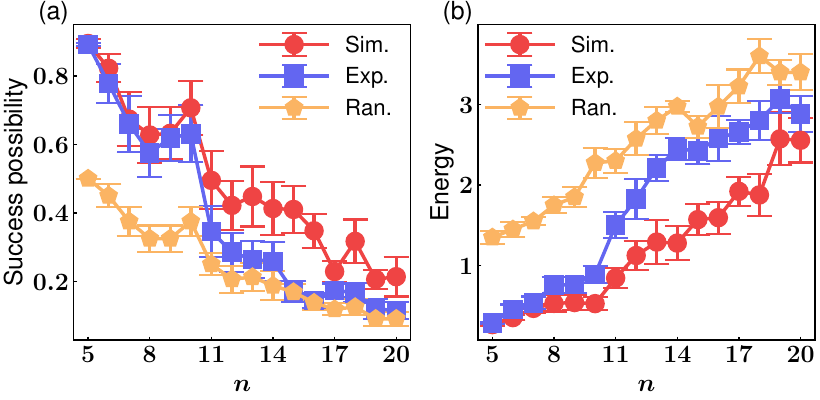

Recreate this plot in Python.
import numpy as np
import matplotlib.pyplot as plt
import matplotlib as mpl
def calculate(label):
    ave=(data0[label]+data1[label]+data2[label]+data3[label]+data4[label]+data5[label]+data6[label]+data7[label]+data8[label]+data9[label])/10
    ss=(data0[label]**2+data1[label]**2+data2[label]**2+data3[label]**2+data4[label]**2+data5[label]**2+data6[label]**2+data7[label]**2+data8[label]**2+data9[label]**2)
    sigma=np.sqrt((ss-10*ave**2)/9)
    error=sigma/np.sqrt(10)
    return ave,error
plt.rcParams.update({
    'font.size': 12,                  # 主字体大小
    'axes.labelsize': 18,              # 轴标签字号
    'axes.titlesize': 18,              # 轴标题字号
    'xtick.labelsize': 18,             # X轴刻度字号
    'ytick.labelsize': 18,             # Y轴刻度字号
    'legend.fontsize': 18,             # 图例字号
    'font.family': 'sans-serif',      # 使用无衬线字体
    'axes.linewidth': 1,            # 坐标轴线宽
    'lines.linewidth': 1.0,           # 数据线宽度
    'xtick.major.width': 1,         # X轴主刻度线宽
    'ytick.major.width': 1,         # Y轴主刻度线宽
    'xtick.major.size': 2.5,          # X轴主刻度长度
    'ytick.major.size': 2.5,          # Y轴主刻度长度
    'xtick.direction': 'in',          # 刻度线方向朝内
    'ytick.direction': 'in',          # 刻度线方向朝内               # 输出分辨率
    'figure.figsize': (8.2, 4),      # 图表尺寸
})
plt.rcParams['font.family'] = 'Helvetica'
mpl.rcParams['mathtext.fontset'] = 'custom'    # 设置公式字体为 Computer Modern
#mpl.rcParams['mathtext.rm'] = 'Helvetica'  
mpl.rcParams['mathtext.rm'] = 'Cambria'       # 设置数学公式中的普通文本为 Cambria
mpl.rcParams['mathtext.it'] = 'Computer Modern:italic'  # 设置斜体为 Cambria
mpl.rcParams['mathtext.bf'] = 'Computer Modern:bold'
plt.rcParams["text.usetex"] = True
plt.rcParams["text.latex.preamble"] = r"\usepackage{amsmath, bm} \boldmath"
plt.rcParams['axes.labelweight'] = 'bold' 
plt.rcParams['axes.titleweight'] = 'bold'  
colors = ['#EF4444' ,'#6366F1', "#FBB463"]
markers = ['o', 's', 'p']
start=5
final=21
avesrecord=np.zeros((final-start))
aveErecord=np.zeros((final-start))
expsrecord=np.zeros((final-start))
expErecord=np.zeros((final-start))
ransrecord=np.zeros((final-start))
ranErecord=np.zeros((final-start))
avesrecordE=np.zeros((final-start))
aveErecordE=np.zeros((final-start))
expsrecordE=np.zeros((final-start))
expErecordE=np.zeros((final-start))
ransrecordE=np.zeros((final-start))
ranErecordE=np.zeros((final-start))
for n in range(start,final):
    data0=np.load("originaldata/exp"+str(n)+" "+str(0)+".npz")
    data1=np.load("originaldata/exp"+str(n)+" "+str(1)+".npz")
    data2=np.load("originaldata/exp"+str(n)+" "+str(2)+".npz")
    data3=np.load("originaldata/exp"+str(n)+" "+str(3)+".npz")
    data4=np.load("originaldata/exp"+str(n)+" "+str(4)+".npz")
    data5=np.load("originaldata/exp"+str(n)+" "+str(5)+".npz")
    data6=np.load("originaldata/exp"+str(n)+" "+str(6)+".npz")
    data7=np.load("originaldata/exp"+str(n)+" "+str(7)+".npz")
    data8=np.load("originaldata/exp"+str(n)+" "+str(8)+".npz")
    data9=np.load("originaldata/exp"+str(n)+" "+str(9)+".npz")
    avesrecord[n-start],avesrecordE[n-start]=calculate('aves')
    aveErecord[n-start],aveErecordE[n-start]=calculate('aveE')
    expsrecord[n-start],expsrecordE[n-start]=calculate('exps')
    expErecord[n-start],expErecordE[n-start]=calculate('expE')
    ransrecord[n-start],ransrecordE[n-start]=calculate('rans')
    ranErecord[n-start],ranErecordE[n-start]=calculate('ranE')
ax1=plt.subplot(121)
plt.errorbar(range(start,final),avesrecord,avesrecordE,label='Sim.',color=colors[0], capsize=9, elinewidth=2.5,linewidth=2.5,
                capthick=1.5, markersize=13,marker=markers[0])
plt.errorbar(range(start,final),expsrecord,expsrecordE,label='Exp.',color=colors[1], capsize=9, elinewidth=2.5,linewidth=2.5,
                capthick=1.5, markersize=13,marker=markers[1])
plt.errorbar(range(start,final),ransrecord,ransrecordE,label='Ran.',color=colors[2], capsize=9, elinewidth=2.5,linewidth=2.5,
                capthick=1.5, markersize=13,marker=markers[2])
plt.legend(fontsize=16,frameon=False,edgecolor='black',fancybox=False,handlelength=3,columnspacing=0.5,bbox_to_anchor=(0.75,0.83),loc='center')
ax1.set_xlabel(r'$n$')
ax1.set_ylabel('Success possibility')
plt.xticks(np.arange(5,final,3))
plt.xlim(4.3,final-0.3)
plt.title('(a)',x=-0.06,y=0.99,fontsize=18)
ax2=plt.subplot(122)
plt.errorbar(range(start,final),aveErecord,aveErecordE,label='Sim.',color=colors[0], capsize=9, elinewidth=2.5,linewidth=2.5,
                capthick=1.5, markersize=13,marker=markers[0])
plt.errorbar(range(start,final),expErecord,expErecordE,label='Exp.',color=colors[1], capsize=9, elinewidth=2.5,linewidth=2.5,
                capthick=1.5, markersize=13,marker=markers[1])
plt.errorbar(range(start,final),ranErecord,ranErecordE,label='Ran.',color=colors[2], capsize=9, elinewidth=2.5,linewidth=2.5,
                capthick=1.5, markersize=13,marker=markers[2])
plt.xticks(np.arange(5,final,3))
plt.xlim(4.3,final-0.3)
plt.title('(b)',x=-0.06,y=0.99,fontsize=18)

# ax1.text(-0.06, 0.99, '(a)', fontsize=18, transform=ax1.transAxes, 
#             ha='right', va='top', bbox=dict(facecolor='white', edgecolor='none', pad=0))
# ax2.text(-0.06, 0.99, '(b)', fontsize=18, transform=ax2.transAxes, 
#             ha='right', va='top', bbox=dict(facecolor='white', edgecolor='none', pad=0))
ax2.set_xlabel(r'$n$')
ax2.set_ylabel('Energy')
plt.legend(fontsize=16,frameon=False,edgecolor='black',fancybox=False,handlelength=3,columnspacing=0.5,bbox_to_anchor=(0.22,0.83),loc='center')
plt.subplots_adjust(left=0.09,   # 图像左边距（0~1之间，越大间距越大）
                    right=0.995,  # 图像右边距（0~1之间，越小间距越大）
                    top=0.938,    # 图像上边距（0~1之间，越小间距越大）
                    bottom=0.15)
plt.savefig('Fig5.pdf')
